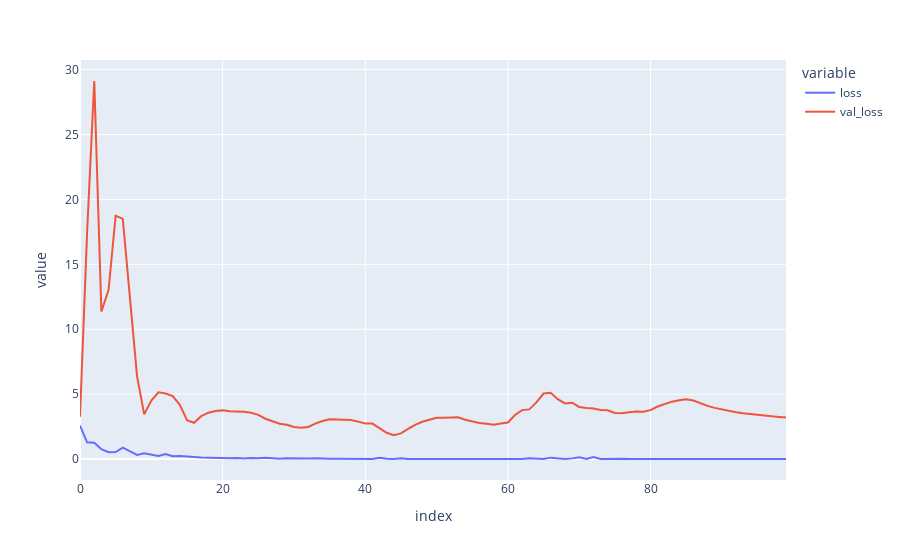

The notebook cell saved with this chart:
### Code cell
f1 = np.array(history.history['loss']).flatten()
valf1 = np.array(history.history['val_loss']).flatten()
px.line(pd.DataFrame(np.array([f1, valf1]).T, columns=['loss', 'val_loss'])).show()
